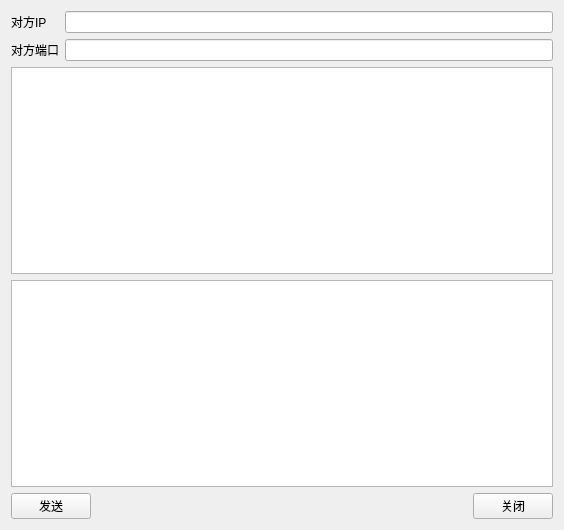
<?xml version="1.0" encoding="UTF-8"?>
<ui version="4.0">
 <class>MyUdpOneWidget</class>
 <widget class="QWidget" name="MyUdpOneWidget">
  <property name="geometry">
   <rect>
    <x>0</x>
    <y>0</y>
    <width>564</width>
    <height>530</height>
   </rect>
  </property>
  <property name="windowTitle">
   <string>MyUdpOneWidget</string>
  </property>
  <layout class="QGridLayout" name="gridLayout">
   <item row="0" column="0">
    <widget class="QLabel" name="label">
     <property name="text">
      <string>对方IP</string>
     </property>
    </widget>
   </item>
   <item row="0" column="1" colspan="3">
    <widget class="QLineEdit" name="ipLineEdit"/>
   </item>
   <item row="1" column="0">
    <widget class="QLabel" name="label_2">
     <property name="text">
      <string>对方端口</string>
     </property>
    </widget>
   </item>
   <item row="1" column="1" colspan="3">
    <widget class="QLineEdit" name="portLineEdit"/>
   </item>
   <item row="2" column="0" colspan="4">
    <widget class="QTextEdit" name="recvTextEdit">
     <property name="readOnly">
      <bool>true</bool>
     </property>
    </widget>
   </item>
   <item row="3" column="0" colspan="4">
    <widget class="QTextEdit" name="sendTextEdit"/>
   </item>
   <item row="4" column="0" colspan="2">
    <widget class="QPushButton" name="sendBtn">
     <property name="text">
      <string>发送</string>
     </property>
    </widget>
   </item>
   <item row="4" column="2">
    <spacer name="horizontalSpacer">
     <property name="orientation">
      <enum>Qt::Horizontal</enum>
     </property>
     <property name="sizeHint" stdset="0">
      <size>
       <width>381</width>
       <height>20</height>
      </size>
     </property>
    </spacer>
   </item>
   <item row="4" column="3">
    <widget class="QPushButton" name="closeBtn">
     <property name="text">
      <string>关闭</string>
     </property>
    </widget>
   </item>
  </layout>
 </widget>
 <layoutdefault spacing="6" margin="11"/>
 <resources/>
 <connections/>
</ui>
